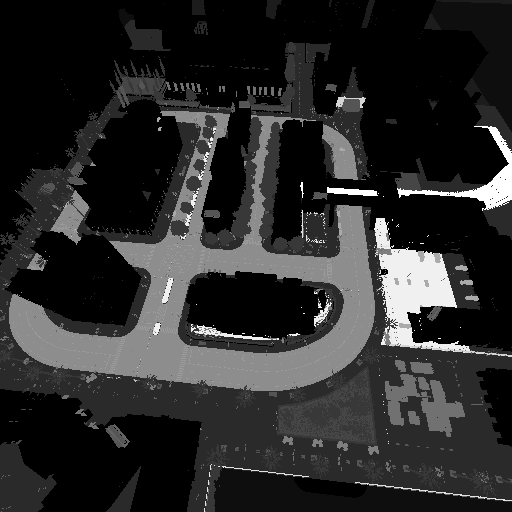
#> input picture imgs/img.png, 512 x 512 px
$ python utils.py
#> lines starting #> are read from the running program, lines starting #| are printed output that depends on the picture
import os
from PIL import Image
import numpy as np

img_path = "imgs/img.png"
mask_path = "imgs/random_mask.png"

carla = [
   [70 ,70 ,70],
   [150 , 60,  45],
   [180 ,130 , 70],
   [232 , 35 ,244],
   [ 35 ,142 ,107],
   [100 ,170 ,145],
   [160 ,190 ,110],
   [153 ,153 ,153],
   [80 ,90 ,55],
   [ 50 ,120 ,170],
   [128 , 64 ,128],
   [ 50 ,234 ,157],
   [142 ,  0  , 0],
   [  0 ,220 ,220],
   [ 30 ,170 ,250],
   [156 ,102 ,102],
   [ 40 , 40 ,100],
   [81  ,0 ,81],
   [140 ,150 ,230],
   [100 ,100 ,150]
]
carla = np.array(carla)
img = np.array(Image.open(img_path))
#> img is the input picture: shape (512, 512, 3); min 0, max 18, mean 3.01
mask = np.array(Image.open(mask_path))
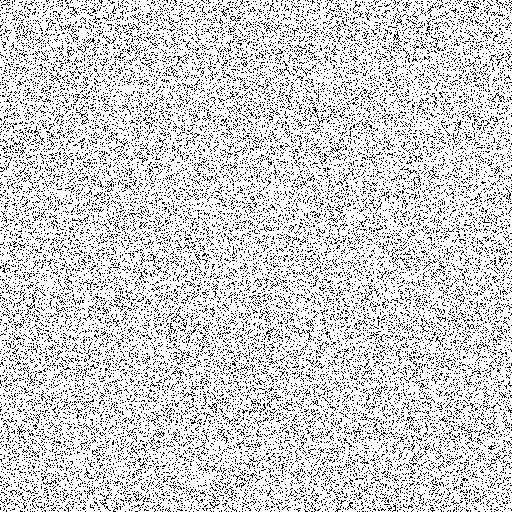
#> input picture imgs/random_mask.png, 512 x 512 px
#> mask is the input picture: shape (512, 512); values 0 (black) and 1 (white), 81.9% white; black in thin lines or dots
shape = img.shape
#> shape = (512, 512, 3)

maskcolor = np.ones_like(img)
for x in range(shape[0]):
    for y in range(shape[1]):
        if mask[x,y]!=0:
            maskcolor[x,y,:] = carla[img[x,y,0],:]
        else:
            maskcolor[x, y, :] = [0,0,0]
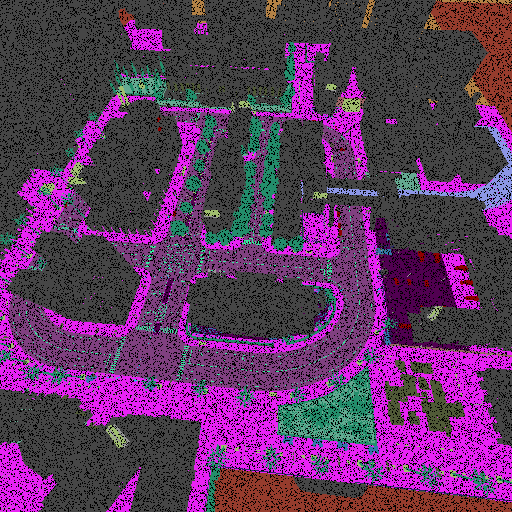
#> maskcolor: shape (512, 512, 3); mean R, G, B 95.9, 55.6, 97.7

Image.fromarray(maskcolor).save(mask_path.split(".")[0]+"_color.png")
